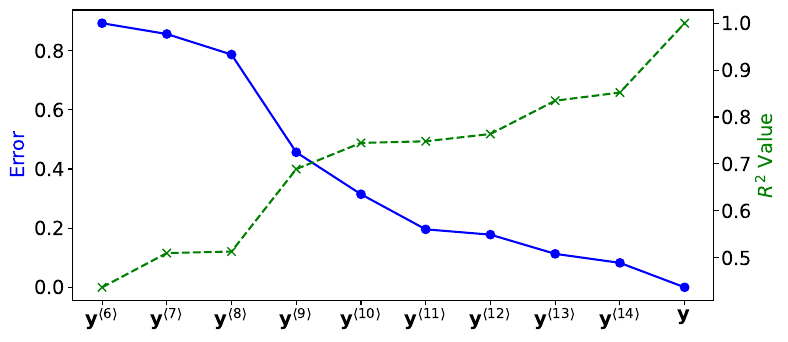

The script that saved this image:
import numpy as np
import matplotlib.pyplot as plt

# Data for error and Rvalue
Rvalue = np.array([0.4369555836279964, 0.5099571716456495, 0.5132538668002712, 0.6889962316837188, 
                   0.7447946149813967, 0.7482705366794922, 0.7638309212533065, 0.8348135066537555, 
                   0.8521743543736888, 1])
error = np.array([0.8927655264359381, 0.8562430263376127, 0.7868138363516786, 0.4563855263525482, 
                  0.31461143922299173, 0.19596459024565618, 0.17802349605085177, 0.11314119008629923, 
                  0.08266673770838164, 0])

# Set of labels for x-ticks, starting from the second label
labels = [r"$\mathbf{y}^{\langle 6 \rangle}$", r"$\mathbf{y}^{\langle 7 \rangle}$", r"$\mathbf{y}^{\langle 8 \rangle}$", 
          r"$\mathbf{y}^{\langle 9 \rangle}$", r"$\mathbf{y}^{\langle 10 \rangle}$", r"$\mathbf{y}^{\langle 11 \rangle}$", 
          r"$\mathbf{y}^{\langle 12 \rangle}$", r"$\mathbf{y}^{\langle 13 \rangle}$", r"$\mathbf{y}^{\langle 14 \rangle}$", r"$\mathbf{y}$"]

# Set up the figure and axis
fig, ax1 = plt.subplots(figsize=(8, 4))

# Plot error data on the first axis
ax1.plot(error, marker='o', color='blue', label='Error')
ax1.tick_params(axis='x', labelsize=14, pad=2)
ax1.tick_params(axis='y', labelsize=14, pad=2)
ax1.set_ylabel('Error', fontsize=14, color='blue')
ax1.xaxis.set_ticks_position('bottom')

# Set up secondary y-axis for Rvalue data
ax2 = ax1.twinx()
ax2.plot(Rvalue, marker='x', linestyle='--', color='green', label=r'$R^2$ Value')  # Updated marker and line style
ax2.set_xticks(np.arange(0, len(error)))  # Set ticks starting from the second position
ax2.set_xticklabels(labels, fontsize=14)  # Bottom labels
ax2.tick_params(axis='y', labelsize=14, pad=2)
ax2.set_ylabel(r'$R^2$ Value', fontsize=14, color='green')  # Updated label to R^2 Value
ax2.xaxis.set_ticks_position('bottom')

# Adjust layout and spacing
plt.tight_layout()
plt.subplots_adjust(top=0.85)  # Ensure the top x-tick has enough room

# Save and display the figure
plt.savefig('fig060.pdf', bbox_inches='tight', pad_inches=0.1)
plt.show()
